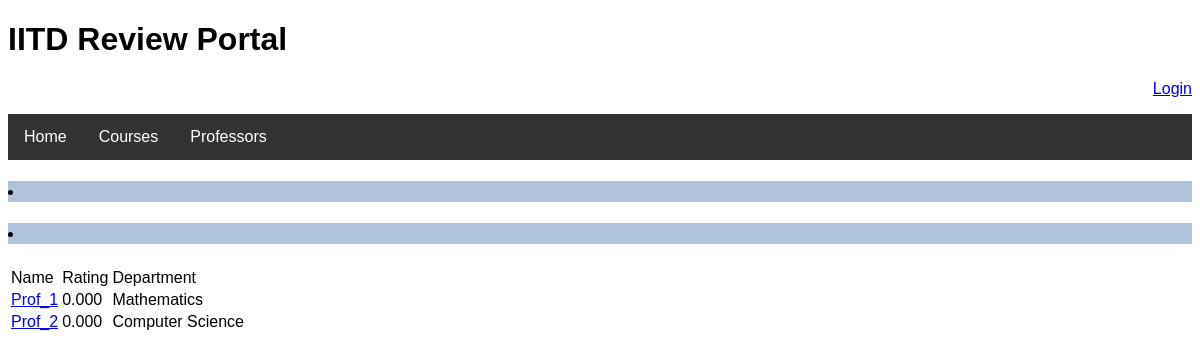
The page /Reviews/professors/ on the database its author committed.
### Reviews/models.py (models this page shows)
class Professors(models.Model):
    Name = models.CharField(max_length = 100)
    Department = models.CharField(max_length = 50)
    Ratings = models.DecimalField(decimal_places = 3, max_digits = 3)

### Reviews/views.py (the view)
# urls.py: path('professors/', views.professors, name='profs'),
def professors(request):
    prof_list = Professors.objects.order_by('-Ratings')[:10]
    context = {'prof_list': prof_list}
    return render(request, 'Reviews/professors.html', context)

### Reviews/templates/Reviews/professors.html
{% extends "Reviews/base.html" %}
{% block body_block %}
{% if prof_list %}
<table><tr><td>Name</td><td>Rating</td><td>Department</td></tr>
    <ul style="list-style-type:none">
        {% for c in prof_list %}
            <tr><h4><li><td><a href="{% url 'prof_view' c.id %}">{{ c.Name }}</a></td><td>{{ c.Ratings }}</td><td> {{ c.Department }}</td></li></h4></tr>
        {% endfor %}
    </ul>
    </table>
    {% else %} <p>Prof data missing</p>
{% endif %}
{% endblock %}

### Reviews/templates/Reviews/base.html (style rules this page uses)
body { font-family:Arial, Helvetica, sans-serif }
.body li { background-color:lightsteelblue; font-size:large }

### rows shown on the page
Professors: Name "Prof_1", Ratings "0.000", Department "Mathematics"
Professors: Name "Prof_2", Ratings "0.000", Department "Computer Science"
